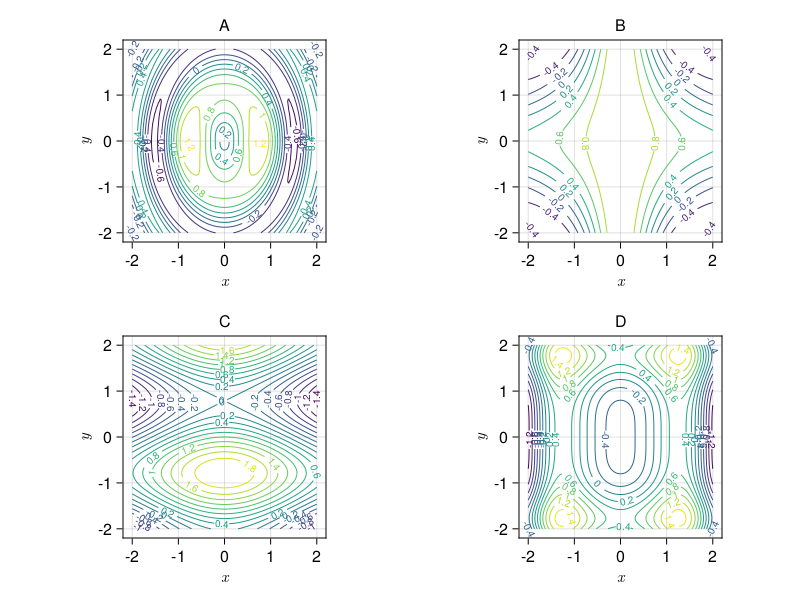

This figure's Julia source:
using CairoMakie
graphictype = "pdf"
CairoMakie.activate!(type = graphictype)
myblue = RGBf(0.067,0.529,0.871)
myred = RGBf(1.0, 0.13, 0.32)
size_inches = (8, 6)
size_pt = 100 .* size_inches
fig = Figure(resolution = size_pt, fontsize = 16, backgroundcolor = RGBAf(0,0,0,0))
ax1 = Axis(fig[1,1], aspect = 1, xlabel = L"$x$", ylabel = L"$y$")
f(x,y) = sin(2x^2+y^2)/sqrt(x^2+y^2)
xs = ys = range(-2, 2; length=100)
Makie.contour!(ax1, xs, ys, f.(xs, ys'), labels = true, levels = -2:0.2:2)
g(x,y) = cos(x*y)/sqrt(x^2+1)
ax2 = Axis(fig[1,2], aspect = 1, xlabel = L"$x$", ylabel = L"$y$")
Makie.contour!(ax2, xs, ys, g.(xs, ys'), labels = true, levels = -2:0.2:4)
h(x,y) = cos(x)-sin(2y)
ax3 = Axis(fig[2,1], aspect = 1, xlabel = L"$x$", ylabel = L"$y$")
Makie.contour!(ax3, xs, ys, h.(xs, ys'), labels = true, levels = -2:0.2:2)
i(x,y) = sin(x^2)-cos(y^2)/2
xs = ys = range(-2, 2; length=100)
ax4 = Axis(fig[2,2], aspect = 1, xlabel = L"$x$", ylabel = L"$y$")
Makie.contour!(ax4, xs, ys, i.(xs, ys'), labels = true, levels = -2:0.2:2)
Label(fig[1, 1, Top()], "A", padding = (0, 0, 5, 0))
Label(fig[1, 2, Top()], "B", padding = (0, 0, 5, 0))
Label(fig[2, 1, Top()], "C", padding = (0, 0, 5, 0))
Label(fig[2, 2, Top()], "D", padding = (0, 0, 5, 0))
save("img/derivadas-funciones-varias-variables/curvas-nivel." * graphictype, fig, pt_per_unit = 1)
fig